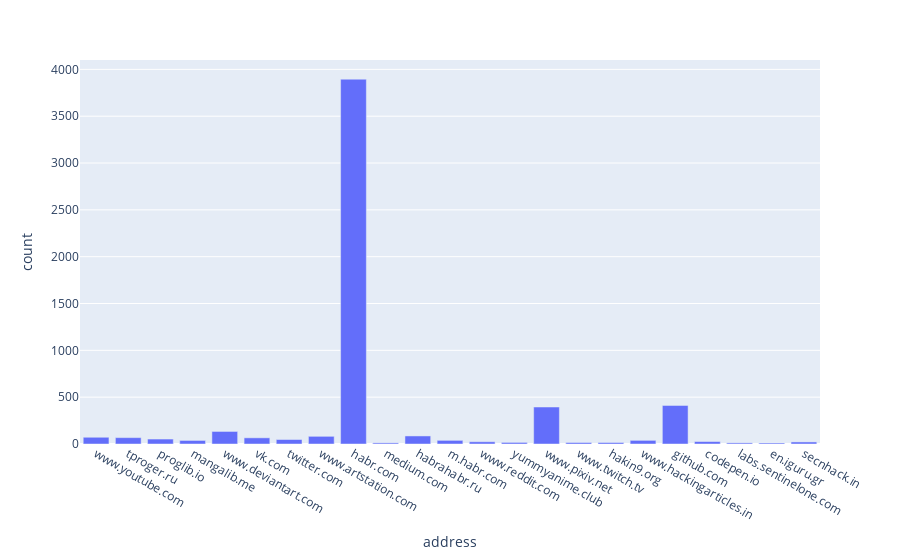

Write notebook code for a chart like this one.
### Markdown cell above
# Plotly

### Code cell
JSON_PATH = r"C:\Users\serge\AppData\Local\Google\Chrome\User Data\Default\Bookmarks"

import json

data = None

with open(JSON_PATH, 'r', encoding='utf-8') as f:
    data = f.read()

rdata = json.loads(data)

urls=[]

def walk(urls, childs):
    for child in childs['children']:
        if child['type'] == 'url':
            urls.append(child['url'])
        elif child['type'] == 'folder':
            walk(urls, child)

for root in rdata['roots']:
    for child in rdata['roots'][root]:
        walk(urls, rdata['roots'][root])
        
urls = list(dict.fromkeys(urls))

from urllib.parse import urlparse

counter = {}
EXCLUDE = [
    #'habr.com'
]
COUNT_LIMIT = 10


for url in urls:
    host = urlparse(url).netloc
#     host = host.split('.')[-1]
    if host not in counter:
        counter[host] = 0
    counter[host] += 1

import pandas as pd

df = pd.DataFrame(columns=['address','count'])
for i, key in enumerate(counter):
    value = counter[key]
    if value > COUNT_LIMIT and key not in EXCLUDE:
        df.loc[i] = [key, value]

import plotly.express as px
fig = px.bar(df, x='address', y='count')
fig.show()

### Figure 1 — Plotly figure (JSON) as saved in the notebook; plotly's stock layout.template omitted (floating-point values rounded to 4 significant figures)
{"data": [{"alignmentgroup": "True", "hovertemplate": "address=%{x}<br>count=%{y}<extra></extra>", "legendgroup": "", "marker": {"color": "#636efa", "pattern": {"shape": ""}}, "name": "", "offsetgroup": "", "orientation": "v", "showlegend": false, "textposition": "auto", "type": "bar", "x": ["www.youtube.com", "tproger.ru", "proglib.io", "mangalib.me", "www.deviantart.com", "vk.com", "twitter.com", "www.artstation.com", "habr.com", "medium.com", "habrahabr.ru", "m.habr.com", "www.reddit.com", "yummyanime.club", "www.pixiv.net", "www.twitch.tv", "hakin9.org", "www.hackingarticles.in", "github.com", "codepen.io", "labs.sentinelone.com", "en.iguru.gr", "secnhack.in"], "xaxis": "x", "y": [72, 68, 53, 38, 134, 66, 48, 82, 3895, 12, 86, 39, 24, 17, 395, 16, 16, 39, 412, 26, 12, 11, 22], "yaxis": "y"}], "layout": {"barmode": "relative", "legend": {"tracegroupgap": 0}, "margin": {"t": 60}, "xaxis": {"anchor": "y", "domain": [0, 1], "title": {"text": "address"}}, "yaxis": {"anchor": "x", "domain": [0, 1], "title": {"text": "count"}}}}
